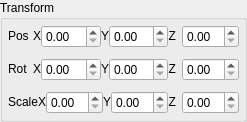
    <widget class="QGroupBox" name="Transform">
     <property name="enabled">
      <bool>true</bool>
     </property>
     <property name="sizePolicy">
      <sizepolicy hsizetype="Preferred" vsizetype="Fixed">
       <horstretch>0</horstretch>
       <verstretch>0</verstretch>
      </sizepolicy>
     </property>
     <property name="title">
      <string>Transform</string>
     </property>
     <layout class="QGridLayout" name="gridLayout_2">
      <property name="sizeConstraint">
       <enum>QLayout::SetDefaultConstraint</enum>
      </property>
      <property name="leftMargin">
       <number>5</number>
      </property>
      <property name="topMargin">
       <number>5</number>
      </property>
      <property name="rightMargin">
       <number>5</number>
      </property>
      <property name="bottomMargin">
       <number>5</number>
      </property>
      <property name="horizontalSpacing">
       <number>0</number>
      </property>
      <property name="verticalSpacing">
       <number>10</number>
      </property>
      <item row="1" column="0">
       <layout class="QHBoxLayout" name="Rot">
        <property name="sizeConstraint">
         <enum>QLayout::SetDefaultConstraint</enum>
        </property>
        <item>
         <widget class="QLabel" name="label_Rot">
          <property name="sizePolicy">
           <sizepolicy hsizetype="Fixed" vsizetype="Fixed">
            <horstretch>0</horstretch>
            <verstretch>0</verstretch>
           </sizepolicy>
          </property>
          <property name="minimumSize">
           <size>
            <width>25</width>
            <height>0</height>
           </size>
          </property>
          <property name="text">
           <string>Rot</string>
          </property>
         </widget>
        </item>
        <item>
         <layout class="QHBoxLayout" name="Rot_X">
          <property name="sizeConstraint">
           <enum>QLayout::SetDefaultConstraint</enum>
          </property>
          <item>
           <widget class="QLabel" name="label_Rot_X">
            <property name="sizePolicy">
             <sizepolicy hsizetype="Fixed" vsizetype="Fixed">
              <horstretch>0</horstretch>
              <verstretch>0</verstretch>
             </sizepolicy>
            </property>
            <property name="layoutDirection">
             <enum>Qt::LeftToRight</enum>
            </property>
            <property name="text">
             <string>X</string>
            </property>
            <property name="alignment">
             <set>Qt::AlignRight|Qt::AlignTrailing|Qt::AlignVCenter</set>
            </property>
           </widget>
          </item>
          <item>
           <widget class="QDoubleSpinBox" name="val_Rot_X">
            <property name="sizePolicy">
             <sizepolicy hsizetype="Preferred" vsizetype="Fixed">
              <horstretch>0</horstretch>
              <verstretch>0</verstretch>
             </sizepolicy>
            </property>
            <property name="focusPolicy">
             <enum>Qt::ClickFocus</enum>
            </property>
           </widget>
          </item>
         </layout>
        </item>
        <item>
         <layout class="QHBoxLayout" name="Rot_Y">
          <property name="sizeConstraint">
           <enum>QLayout::SetDefaultConstraint</enum>
          </property>
          <item>
           <widget class="QLabel" name="label_Rot_Y">
            <property name="sizePolicy">
             <sizepolicy hsizetype="Fixed" vsizetype="Fixed">
              <horstretch>0</horstretch>
              <verstretch>0</verstretch>
             </sizepolicy>
            </property>
            <property name="text">
             <string>Y</string>
            </property>
            <property name="alignment">
             <set>Qt::AlignRight|Qt::AlignTrailing|Qt::AlignVCenter</set>
            </property>
           </widget>
          </item>
          <item>
           <widget class="QDoubleSpinBox" name="val_Rot_Y">
            <property name="sizePolicy">
             <sizepolicy hsizetype="Preferred" vsizetype="Fixed">
              <horstretch>0</horstretch>
              <verstretch>0</verstretch>
             </sizepolicy>
            </property>
            <property name="focusPolicy">
             <enum>Qt::ClickFocus</enum>
            </property>
           </widget>
          </item>
         </layout>
        </item>
        <item>
         <layout class="QHBoxLayout" name="Rot_Z">
          <property name="spacing">
           <number>6</number>
          </property>
          <property name="sizeConstraint">
           <enum>QLayout::SetDefaultConstraint</enum>
          </property>
          <item>
           <widget class="QLabel" name="label_Rot_Z">
            <property name="sizePolicy">
             <sizepolicy hsizetype="Fixed" vsizetype="Fixed">
              <horstretch>0</horstretch>
              <verstretch>0</verstretch>
             </sizepolicy>
            </property>
            <property name="text">
             <string>Z</string>
            </property>
            <property name="alignment">
             <set>Qt::AlignRight|Qt::AlignTrailing|Qt::AlignVCenter</set>
            </property>
           </widget>
          </item>
          <item>
           <widget class="QDoubleSpinBox" name="val_Rot_Z">
            <property name="sizePolicy">
             <sizepolicy hsizetype="Preferred" vsizetype="Fixed">
              <horstretch>0</horstretch>
              <verstretch>0</verstretch>
             </sizepolicy>
            </property>
            <property name="focusPolicy">
             <enum>Qt::ClickFocus</enum>
            </property>
           </widget>
          </item>
         </layout>
        </item>
       </layout>
      </item>
      <item row="2" column="0">
       <layout class="QHBoxLayout" name="Scale">
        <property name="sizeConstraint">
         <enum>QLayout::SetDefaultConstraint</enum>
        </property>
        <item>
         <widget class="QLabel" name="label_Scale">
          <property name="sizePolicy">
           <sizepolicy hsizetype="Fixed" vsizetype="Fixed">
            <horstretch>0</horstretch>
            <verstretch>0</verstretch>
           </sizepolicy>
          </property>
          <property name="minimumSize">
           <size>
            <width>25</width>
            <height>0</height>
           </size>
          </property>
          <property name="text">
           <string>Scale</string>
          </property>
         </widget>
        </item>
        <item>
         <layout class="QHBoxLayout" name="Scale_X">
          <property name="sizeConstraint">
           <enum>QLayout::SetDefaultConstraint</enum>
          </property>
          <item>
           <widget class="QLabel" name="label_Scale_X">
            <property name="sizePolicy">
             <sizepolicy hsizetype="Fixed" vsizetype="Fixed">
              <horstretch>0</horstretch>
              <verstretch>0</verstretch>
             </sizepolicy>
            </property>
            <property name="layoutDirection">
             <enum>Qt::LeftToRight</enum>
            </property>
            <property name="text">
             <string>X</string>
            </property>
            <property name="alignment">
             <set>Qt::AlignRight|Qt::AlignTrailing|Qt::AlignVCenter</set>
            </property>
           </widget>
          </item>
          <item>
           <widget class="QDoubleSpinBox" name="val_Scale_X">
            <property name="sizePolicy">
             <sizepolicy hsizetype="Preferred" vsizetype="Fixed">
              <horstretch>0</horstretch>
              <verstretch>0</verstretch>
             </sizepolicy>
            </property>
            <property name="focusPolicy">
             <enum>Qt::ClickFocus</enum>
            </property>
           </widget>
          </item>
         </layout>
        </item>
        <item>
         <layout class="QHBoxLayout" name="Scale_Y">
          <property name="sizeConstraint">
           <enum>QLayout::SetDefaultConstraint</enum>
          </property>
          <item>
           <widget class="QLabel" name="label_Scale_Y">
            <property name="sizePolicy">
             <sizepolicy hsizetype="Fixed" vsizetype="Fixed">
              <horstretch>0</horstretch>
              <verstretch>0</verstretch>
             </sizepolicy>
            </property>
            <property name="text">
             <string>Y</string>
            </property>
            <property name="alignment">
             <set>Qt::AlignRight|Qt::AlignTrailing|Qt::AlignVCenter</set>
            </property>
           </widget>
          </item>
          <item>
           <widget class="QDoubleSpinBox" name="val_Scale_Y">
            <property name="sizePolicy">
             <sizepolicy hsizetype="Preferred" vsizetype="Fixed">
              <horstretch>0</horstretch>
              <verstretch>0</verstretch>
             </sizepolicy>
            </property>
            <property name="focusPolicy">
             <enum>Qt::ClickFocus</enum>
            </property>
           </widget>
          </item>
         </layout>
        </item>
        <item>
         <layout class="QHBoxLayout" name="Scale_Z">
          <property name="spacing">
           <number>6</number>
          </property>
          <property name="sizeConstraint">
           <enum>QLayout::SetDefaultConstraint</enum>
          </property>
          <item>
           <widget class="QLabel" name="label_Scale_Z">
            <property name="sizePolicy">
             <sizepolicy hsizetype="Fixed" vsizetype="Fixed">
              <horstretch>0</horstretch>
              <verstretch>0</verstretch>
             </sizepolicy>
            </property>
            <property name="text">
             <string>Z</string>
            </property>
            <property name="alignment">
             <set>Qt::AlignRight|Qt::AlignTrailing|Qt::AlignVCenter</set>
            </property>
           </widget>
          </item>
          <item>
           <widget class="QDoubleSpinBox" name="val_Scale_Z">
            <property name="sizePolicy">
             <sizepolicy hsizetype="Preferred" vsizetype="Fixed">
              <horstretch>0</horstretch>
              <verstretch>0</verstretch>
             </sizepolicy>
            </property>
            <property name="focusPolicy">
             <enum>Qt::ClickFocus</enum>
            </property>
           </widget>
          </item>
         </layout>
        </item>
       </layout>
      </item>
      <item row="0" column="0">
       <layout class="QHBoxLayout" name="Pos">
        <property name="sizeConstraint">
         <enum>QLayout::SetDefaultConstraint</enum>
        </property>
        <item>
         <widget class="QLabel" name="label_Pos">
          <property name="sizePolicy">
           <sizepolicy hsizetype="Fixed" vsizetype="Fixed">
            <horstretch>0</horstretch>
            <verstretch>0</verstretch>
           </sizepolicy>
          </property>
          <property name="minimumSize">
           <size>
            <width>25</width>
            <height>0</height>
           </size>
          </property>
          <property name="text">
           <string>Pos</string>
          </property>
         </widget>
        </item>
        <item>
         <layout class="QHBoxLayout" name="Pos_X">
          <property name="sizeConstraint">
           <enum>QLayout::SetDefaultConstraint</enum>
          </property>
          <item>
           <widget class="QLabel" name="label_Pos_X">
            <property name="sizePolicy">
             <sizepolicy hsizetype="Fixed" vsizetype="Fixed">
              <horstretch>0</horstretch>
              <verstretch>0</verstretch>
             </sizepolicy>
            </property>
            <property name="layoutDirection">
             <enum>Qt::LeftToRight</enum>
            </property>
            <property name="text">
             <string>X</string>
            </property>
            <property name="alignment">
             <set>Qt::AlignRight|Qt::AlignTrailing|Qt::AlignVCenter</set>
            </property>
           </widget>
          </item>
          <item>
           <widget class="QDoubleSpinBox" name="val_Pos_X">
            <property name="sizePolicy">
             <sizepolicy hsizetype="Preferred" vsizetype="Fixed">
              <horstretch>0</horstretch>
              <verstretch>0</verstretch>
             </sizepolicy>
            </property>
            <property name="focusPolicy">
             <enum>Qt::ClickFocus</enum>
            </property>
           </widget>
          </item>
         </layout>
        </item>
        <item>
         <layout class="QHBoxLayout" name="Pos_Y">
          <property name="sizeConstraint">
           <enum>QLayout::SetDefaultConstraint</enum>
          </property>
          <item>
           <widget class="QLabel" name="label_Pos_Y">
            <property name="sizePolicy">
             <sizepolicy hsizetype="Fixed" vsizetype="Fixed">
              <horstretch>0</horstretch>
              <verstretch>0</verstretch>
             </sizepolicy>
            </property>
            <property name="text">
             <string>Y</string>
            </property>
            <property name="alignment">
             <set>Qt::AlignRight|Qt::AlignTrailing|Qt::AlignVCenter</set>
            </property>
           </widget>
          </item>
          <item>
           <widget class="QDoubleSpinBox" name="val_Pos_Y">
            <property name="sizePolicy">
             <sizepolicy hsizetype="Preferred" vsizetype="Fixed">
              <horstretch>0</horstretch>
              <verstretch>0</verstretch>
             </sizepolicy>
            </property>
            <property name="focusPolicy">
             <enum>Qt::ClickFocus</enum>
            </property>
           </widget>
          </item>
         </layout>
        </item>
        <item>
         <layout class="QHBoxLayout" name="Pos_Z">
          <property name="spacing">
           <number>6</number>
          </property>
          <property name="sizeConstraint">
           <enum>QLayout::SetDefaultConstraint</enum>
          </property>
          <item>
           <widget class="QLabel" name="label_Pos_Z">
            <property name="sizePolicy">
             <sizepolicy hsizetype="Fixed" vsizetype="Fixed">
              <horstretch>0</horstretch>
              <verstretch>0</verstretch>
             </sizepolicy>
            </property>
            <property name="text">
             <string>Z</string>
            </property>
            <property name="alignment">
             <set>Qt::AlignRight|Qt::AlignTrailing|Qt::AlignVCenter</set>
            </property>
           </widget>
          </item>
          <item>
           <widget class="QDoubleSpinBox" name="val_Pos_Z">
            <property name="sizePolicy">
             <sizepolicy hsizetype="Preferred" vsizetype="Fixed">
              <horstretch>0</horstretch>
              <verstretch>0</verstretch>
             </sizepolicy>
            </property>
            <property name="focusPolicy">
             <enum>Qt::ClickFocus</enum>
            </property>
           </widget>
          </item>
         </layout>
        </item>
       </layout>
      </item>
     </layout>
    </widget>
